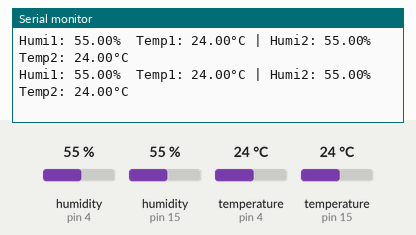
A sketch run on a simulated Arduino Uno, built with avr-gcc and run on an emulated ATmega328P. Parts: the last lines printed to the serial monitor. The test bench sets the inputs (shaded band); at power-on: humidity (sensors on pin 4, pin 15) 55 %, temperature (sensors on pin 4, pin 15) 24 °C.

Above: at 2.8 s.
2.9 s: humidity (sensor on pin 4) set to 22 %
At 5.5 s:
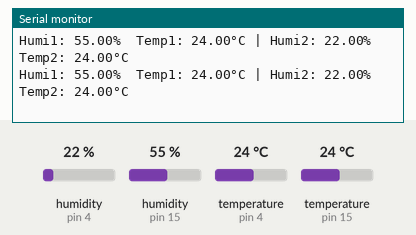
5.6 s: humidity (sensor on pin 15) set to 22 %
At 7.6 s:
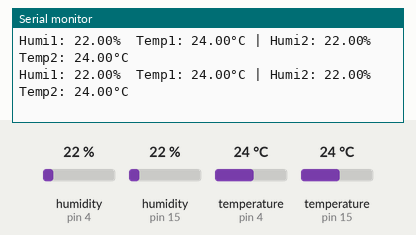
8.3 s: temperature (sensor on pin 4) set to 12 °C
At 9.8 s:
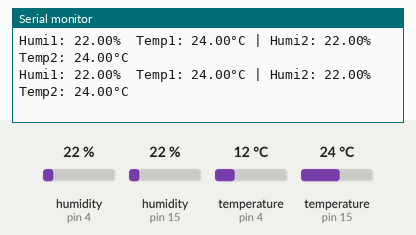
11.0 s: temperature (sensor on pin 15) set to 12 °C
At 12.0 s:
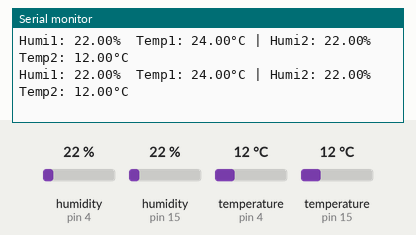
13.7 s: humidity (sensor on pin 4) set to 40 %
At 16.2 s:
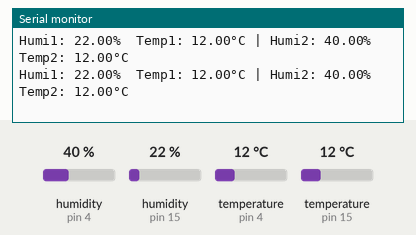
16.4 s: humidity (sensor on pin 15) set to 40 %
At 18.3 s:
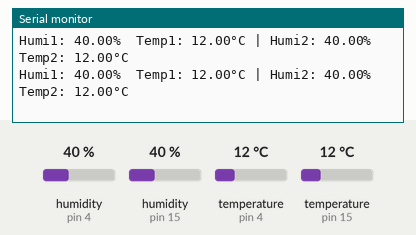
Timing chart, 0 to 19.8 s (numbered marks = the images above; inputs shaded):
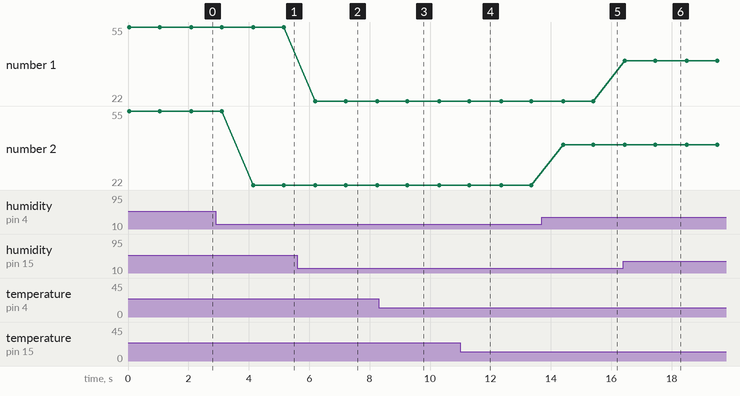

Measured:
- after the input at 2.9 s, the serial monitor: prints a new line after 1.2 s (image 1)
- after the input at 5.6 s, the serial monitor: prints a new line after 0.60 s (image 2)
- after the input at 13.7 s, the serial monitor: prints a new line after 0.70 s (image 5)
- after the input at 16.4 s, the serial monitor: prints a new line after 0.05 s (image 6)
- plotted number 2: 55 → 22 after the input at 2.9 s, 22 → 40 after the input at 13.7 s

The sketch:

DHT_11.ino
```cpp
#include "DHT.h"

const int DHT1_PIN = 15;
const int DHT2_PIN = 4;

#define DHTTYPE DHT11   // DHT 11

DHT dht1(DHT1_PIN, DHTTYPE);
DHT dht2(DHT2_PIN, DHTTYPE);

void setup() {
  Serial.begin(115200);
  Serial.println(F("DHTxx test!"));

  dht1.begin();
  dht2.begin();
}

void loop() {
  float humi1 = dht1.readHumidity();
  float temp1 = dht1.readTemperature();

  float humi2 = dht2.readHumidity();
  float temp2 = dht2.readTemperature();

  if (isnan(humi1) || isnan(temp1)) {
    Serial.println(F("Failed to read from DHT1 sensor!"));
    return;
  }

  if (isnan(humi2) || isnan(temp2)) {
    Serial.println(F("Failed to read from DHT2 sensor!"));
    return;
  }

  Serial.print(F("Humi1: "));
  Serial.print(humi1);
  Serial.print(F("%  Temp1: "));
  Serial.print(temp1);
  Serial.print(F("°C"));

  Serial.print(F(" | Humi2: "));
  Serial.print(humi2);
  Serial.print(F("%  Temp2: "));
  Serial.print(temp2);
  Serial.print(F("°C"));

  Serial.println();

  delay(1000);
}
```
